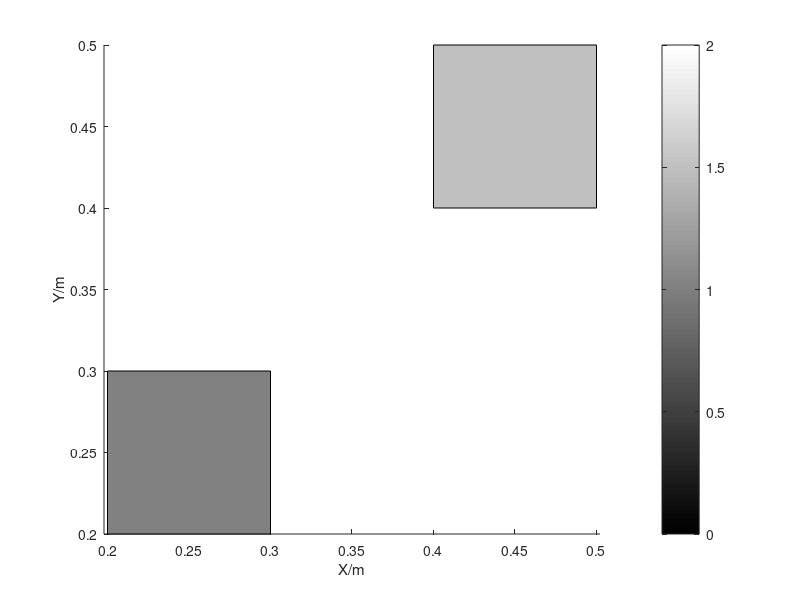

Source code (MATLAB):
clear all 
clc
close all

figure(1)

origin = [0,0,0];
grid_cols = 100;
grid_rows = 100;
cell_size = 0.01;
marker_size = 10;


field = zeros(100,100);
block_start = [20,20];
block_size = [10, 10];

for i = 0:block_size(1)
    for j = 1:block_size(2)
        field(block_start(1) + i, block_start(2) + j) = 1;
    end
end

block_pos_x = [block_start(1); block_start(1)+block_size(1); ...
    block_start(1)+block_size(1); block_start(1)];

block_pos_y = [block_start(2); block_start(2); ...
    block_start(2)+block_size(2); block_start(2)+block_size(2)];

c = [1];

block_pos_x = block_pos_x * cell_size;
block_pos_y = block_pos_y * cell_size;

patch(block_pos_x, ...
    block_pos_y, ...
    c);

patch(block_pos_x + 0.2, ...
    block_pos_y + 0.2, ...
    c,...
    'FaceAlpha', 0.5);

colorbar;


xlabel('X/m');
ylabel('Y/m');
axis equal

colormap(gray(100));
